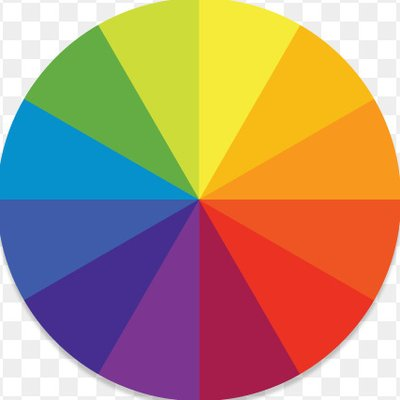
#> input picture rainbow_wheel.jpg, 400 x 400 px
$ python '8 simple_thresholding.py'
#> lines starting #> are read from the running program, lines starting #| are printed output that depends on the picture; after the words box and inside, x2 and y2 are one past the last pixel; in counts of white or black regions, pixels touching at a corner belong together
# import the library
import cv2

# read the image
img=cv2.imread("rainbow_wheel.jpg",0)
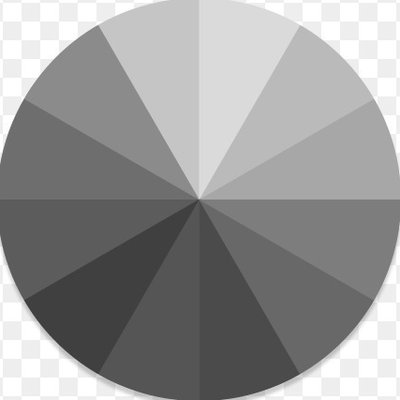
#> img: shape (400, 400); min 48, max 255, mean 153.1

# creating a binary threshold
# separates the image into two regions of binary
_, th1=cv2.threshold(img,127,255,cv2.THRESH_BINARY)
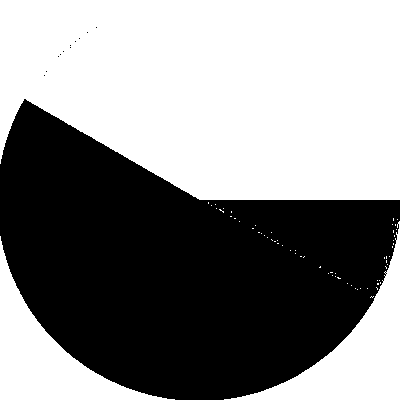
#> th1: shape (400, 400); 53.7% white; 12 black regions (11 under 20 px), largest, box (x1, y1, x2, y2) and area: (0, 99, 400, 400) 74091

# creating truncate threshold
# creates a trunc after the threshold value is reached
_, th2=cv2.threshold(img,160,255,cv2.THRESH_TRUNC)
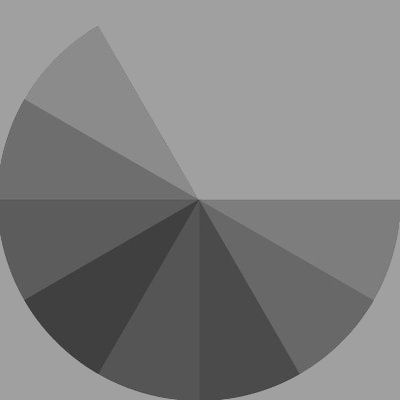
#> th2: shape (400, 400); min 48, max 160, mean 127.8

# zeroes the value till the threshold value is reached
_, th3=cv2.threshold(img,127,255,cv2.THRESH_TOZERO)
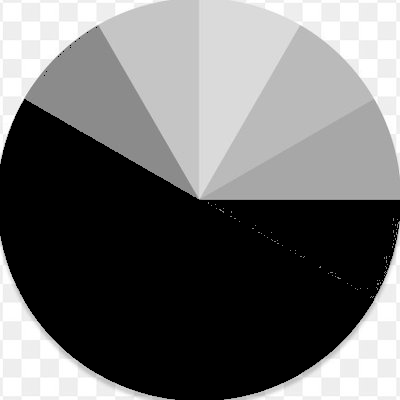
#> th3: shape (400, 400); min 0, max 255, mean 109.7

#displaying the original image and the thresholds
cv2.imshow("image",img)
cv2.imshow("binary threshold",th1)
cv2.imshow("Trunc threshold",th2)
cv2.imshow("To zero threshold",th3)

#creating a waitkey
cv2.waitKey(0)
cv2.destroyAllWindows

$ run again, with bradley-cooper.jpg copied over rainbow_wheel.jpg
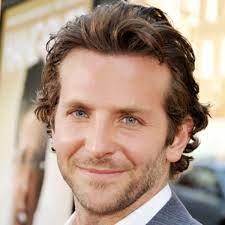
#> input picture bradley-cooper.jpg, 225 x 225 px
#> `_, th1=cv2.threshold(img,127,255,cv2.THRESH_BINARY)`:
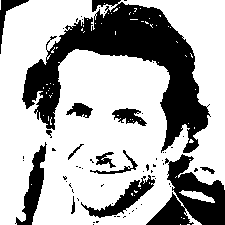
#> th1: shape (225, 225); 68.1% white; 62 black regions (49 under 20 px), largest, box (x1, y1, x2, y2) and area: (22, 0, 211, 153) 10028, (146, 154, 225, 225) 2811, (15, 142, 47, 225) 948
#> `_, th3=cv2.threshold(img,127,255,cv2.THRESH_TOZERO)`:
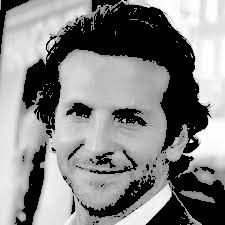
#> th3: shape (225, 225); min 0, max 255, mean 132.8

$ run again, with dia mirza.jpg copied over rainbow_wheel.jpg
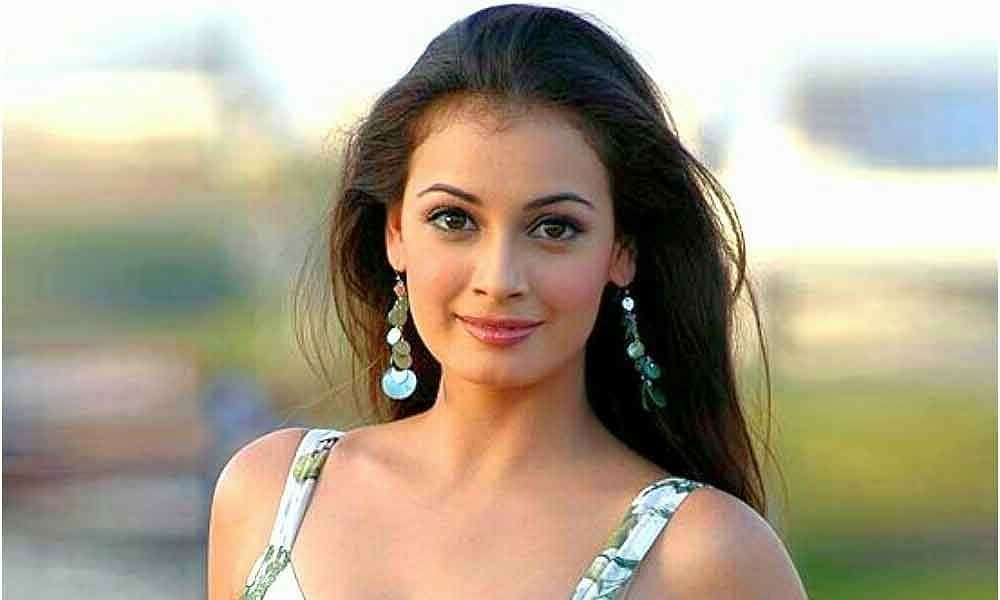
#> input picture dia mirza.jpg, 1000 x 600 px
#> `_, th1=cv2.threshold(img,127,255,cv2.THRESH_BINARY)`:
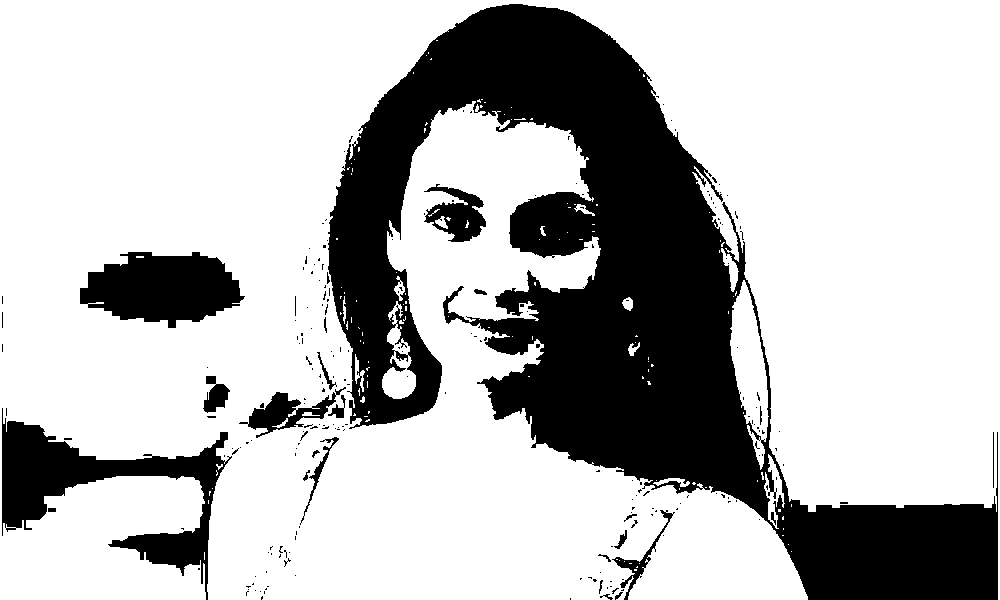
#> th1: shape (600, 1000); 73.2% white; 224 black regions (197 under 20 px), largest, box (x1, y1, x2, y2) and area: (328, 4, 998, 600) 132957, (2, 408, 232, 600) 12331, (80, 252, 245, 328) 8608
#> `_, th3=cv2.threshold(img,127,255,cv2.THRESH_TOZERO)`:
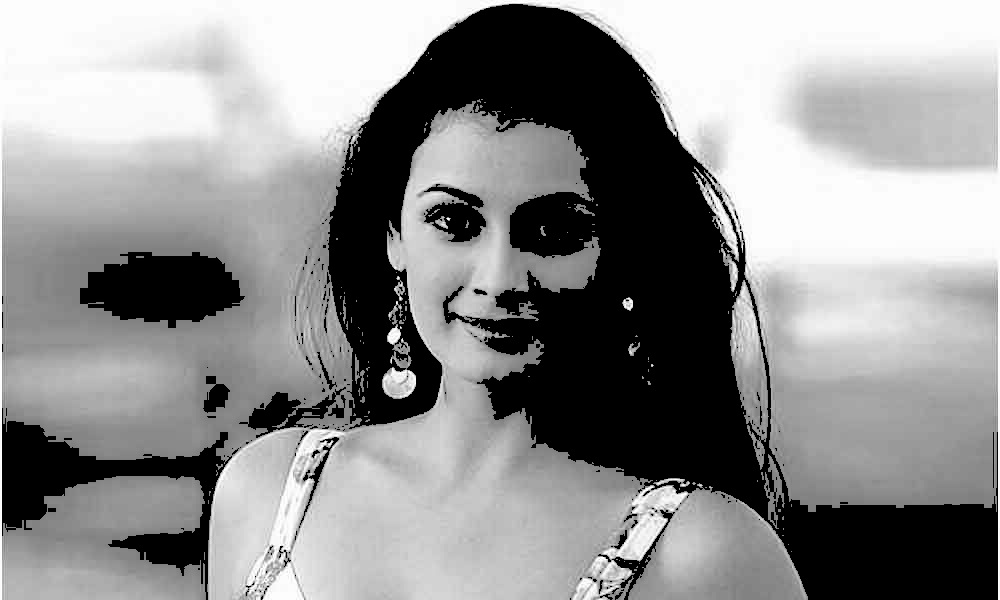
#> th3: shape (600, 1000); min 0, max 255, mean 142.8
